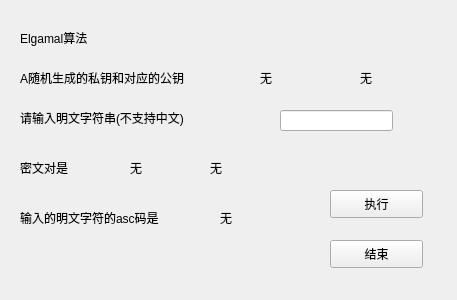
<?xml version="1.0" encoding="UTF-8"?>
<ui version="4.0">
 <class>elgamalw</class>
 <widget class="QWidget" name="elgamalw">
  <property name="geometry">
   <rect>
    <x>0</x>
    <y>0</y>
    <width>457</width>
    <height>300</height>
   </rect>
  </property>
  <property name="windowTitle">
   <string>Form</string>
  </property>
  <widget class="QLineEdit" name="message">
   <property name="geometry">
    <rect>
     <x>280</x>
     <y>110</y>
     <width>113</width>
     <height>21</height>
    </rect>
   </property>
  </widget>
  <widget class="QLabel" name="label_6">
   <property name="geometry">
    <rect>
     <x>20</x>
     <y>160</y>
     <width>72</width>
     <height>15</height>
    </rect>
   </property>
   <property name="text">
    <string>密文对是</string>
   </property>
  </widget>
  <widget class="QLabel" name="c1">
   <property name="geometry">
    <rect>
     <x>130</x>
     <y>160</y>
     <width>72</width>
     <height>15</height>
    </rect>
   </property>
   <property name="text">
    <string>无</string>
   </property>
  </widget>
  <widget class="QLabel" name="label_2">
   <property name="geometry">
    <rect>
     <x>20</x>
     <y>70</y>
     <width>241</width>
     <height>16</height>
    </rect>
   </property>
   <property name="text">
    <string>A随机生成的私钥和对应的公钥</string>
   </property>
  </widget>
  <widget class="QLabel" name="publicKey">
   <property name="geometry">
    <rect>
     <x>360</x>
     <y>70</y>
     <width>72</width>
     <height>15</height>
    </rect>
   </property>
   <property name="text">
    <string>无</string>
   </property>
  </widget>
  <widget class="QLabel" name="label">
   <property name="geometry">
    <rect>
     <x>20</x>
     <y>30</y>
     <width>101</width>
     <height>16</height>
    </rect>
   </property>
   <property name="text">
    <string>Elgamal算法</string>
   </property>
  </widget>
  <widget class="QLabel" name="label_8">
   <property name="geometry">
    <rect>
     <x>20</x>
     <y>210</y>
     <width>181</width>
     <height>16</height>
    </rect>
   </property>
   <property name="text">
    <string>输入的明文字符的asc码是</string>
   </property>
  </widget>
  <widget class="QPushButton" name="endExcute">
   <property name="geometry">
    <rect>
     <x>330</x>
     <y>240</y>
     <width>93</width>
     <height>28</height>
    </rect>
   </property>
   <property name="text">
    <string>结束</string>
   </property>
  </widget>
  <widget class="QPushButton" name="excute">
   <property name="geometry">
    <rect>
     <x>330</x>
     <y>190</y>
     <width>93</width>
     <height>28</height>
    </rect>
   </property>
   <property name="text">
    <string>执行</string>
   </property>
  </widget>
  <widget class="QLabel" name="label_5">
   <property name="geometry">
    <rect>
     <x>20</x>
     <y>110</y>
     <width>221</width>
     <height>16</height>
    </rect>
   </property>
   <property name="text">
    <string>请输入明文字符串(不支持中文)</string>
   </property>
  </widget>
  <widget class="QLabel" name="plain">
   <property name="geometry">
    <rect>
     <x>220</x>
     <y>210</y>
     <width>72</width>
     <height>15</height>
    </rect>
   </property>
   <property name="text">
    <string>无</string>
   </property>
  </widget>
  <widget class="QLabel" name="privateKey">
   <property name="geometry">
    <rect>
     <x>260</x>
     <y>70</y>
     <width>72</width>
     <height>15</height>
    </rect>
   </property>
   <property name="text">
    <string>无</string>
   </property>
  </widget>
  <widget class="QLabel" name="c2">
   <property name="geometry">
    <rect>
     <x>210</x>
     <y>160</y>
     <width>72</width>
     <height>15</height>
    </rect>
   </property>
   <property name="text">
    <string>无</string>
   </property>
  </widget>
 </widget>
 <resources/>
 <connections/>
</ui>
